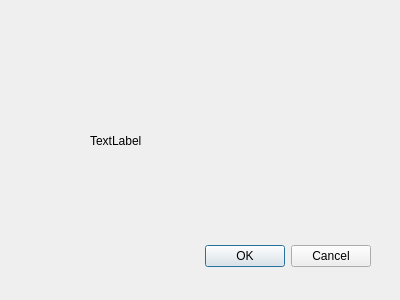
<?xml version="1.0" encoding="UTF-8"?>
<ui version="4.0">
 <class>Dialog</class>
 <widget class="QDialog" name="Dialog">
  <property name="geometry">
   <rect>
    <x>0</x>
    <y>0</y>
    <width>400</width>
    <height>300</height>
   </rect>
  </property>
  <property name="windowTitle">
   <string>Dialog</string>
  </property>
  <widget class="QDialogButtonBox" name="buttonBox">
   <property name="geometry">
    <rect>
     <x>30</x>
     <y>240</y>
     <width>341</width>
     <height>32</height>
    </rect>
   </property>
   <property name="orientation">
    <enum>Qt::Horizontal</enum>
   </property>
   <property name="standardButtons">
    <set>QDialogButtonBox::Cancel|QDialogButtonBox::Ok</set>
   </property>
  </widget>
  <widget class="QLabel" name="errorMsg">
   <property name="geometry">
    <rect>
     <x>90</x>
     <y>110</y>
     <width>201</width>
     <height>61</height>
    </rect>
   </property>
   <property name="text">
    <string>TextLabel</string>
   </property>
  </widget>
 </widget>
 <resources/>
 <connections>
  <connection>
   <sender>buttonBox</sender>
   <signal>accepted()</signal>
   <receiver>Dialog</receiver>
   <slot>accept()</slot>
   <hints>
    <hint type="sourcelabel">
     <x>248</x>
     <y>254</y>
    </hint>
    <hint type="destinationlabel">
     <x>157</x>
     <y>274</y>
    </hint>
   </hints>
  </connection>
  <connection>
   <sender>buttonBox</sender>
   <signal>rejected()</signal>
   <receiver>Dialog</receiver>
   <slot>reject()</slot>
   <hints>
    <hint type="sourcelabel">
     <x>316</x>
     <y>260</y>
    </hint>
    <hint type="destinationlabel">
     <x>286</x>
     <y>274</y>
    </hint>
   </hints>
  </connection>
 </connections>
</ui>
